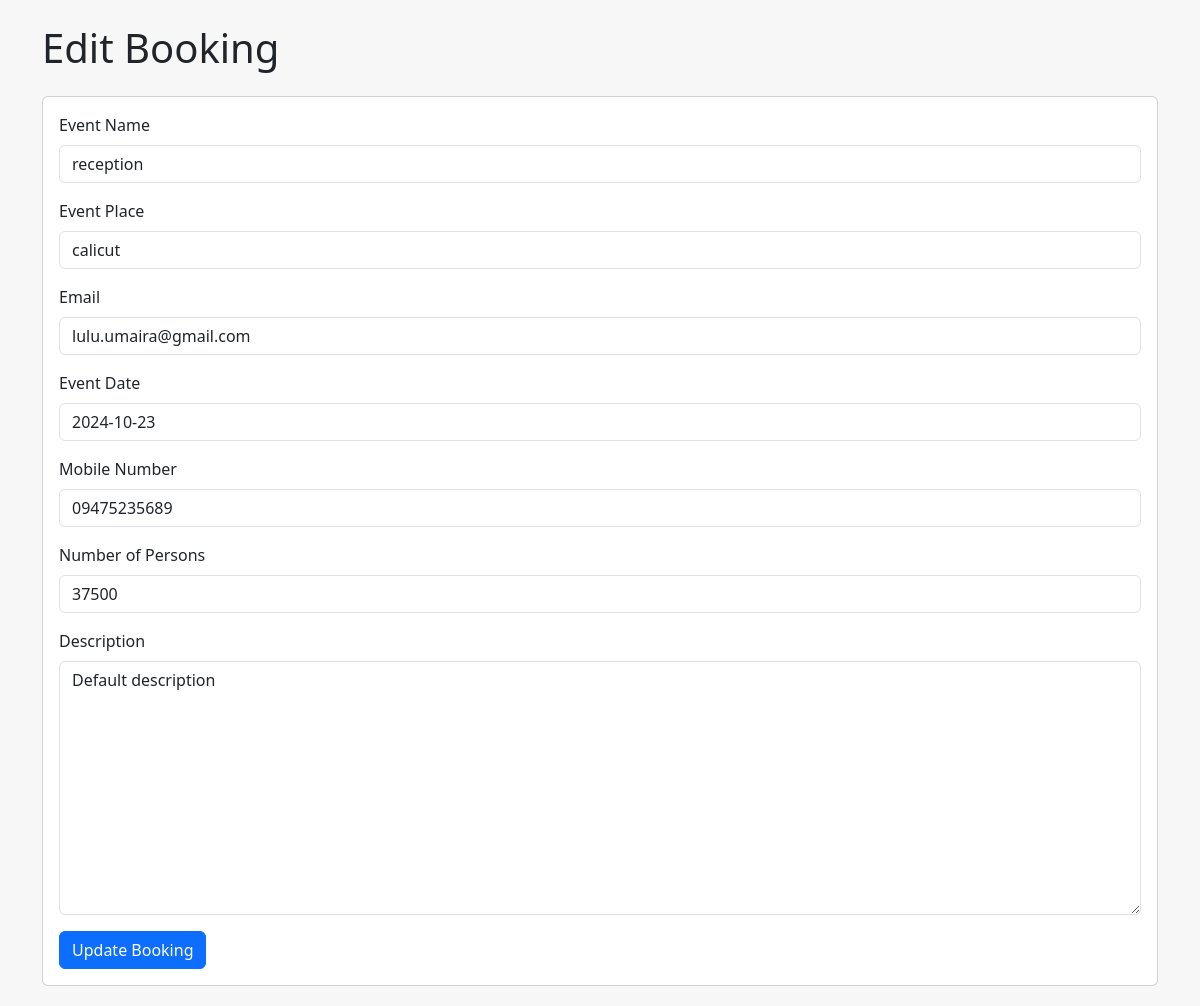
/editbooking/68/ (signed in), run on the app's committed database.
### eventapp/models.py (models this page shows, shortened)
class Booking(models.Model):
    event_name = models.CharField(max_length=255, default='Default Event')
    event_place = models.CharField(max_length=255, default='Default Place')
    email = models.EmailField(default='example@example.com')
    event_date = models.DateField()
    mobile_number = models.CharField(max_length=15, default='')
    number_of_persons = models.PositiveIntegerField(default=1)
    description = models.TextField(default='Default description')
    created_at = models.DateTimeField(default=timezone.now, editable=False)

### eventapp/views.py (the view)
# urls.py: path('editbooking/<int:booking_id>/', views.editbooking, name='editbooking'),
@login_required
@user_passes_test(lambda u: u.is_superuser)
def editbooking(request, booking_id):
    booking = get_object_or_404(Booking, id=booking_id)
    if request.method == 'POST':
        form = BookingForm(request.POST, instance=booking)
        if form.is_valid():
            form.save()
            messages.success(request, 'Booking updated successfully!')
            return redirect('adminhome')
    else:
        form = BookingForm(instance=booking)
    return render(request, 'editbooking.html', {'form': form , 'booking': booking})

### eventapp/forms.py (shortened to what this page needs)
class BookingForm(forms.ModelForm):
    class Meta:
        model = Booking
        fields = ['event_name', 'event_place', 'email', 'event_date', 'mobile_number', 'number_of_persons', 'description']
        widgets = {
            'event_name': forms.TextInput(attrs={'class': 'form-control'}),
            'event_place': forms.TextInput(attrs={'class': 'form-control'}),
            'email': forms.EmailInput(attrs={'class': 'form-control'}),
            'event_date': forms.DateInput(attrs={'class': 'form-control datepicker', 'autocomplete': 'off'}),
            'mobile_number': forms.TextInput(attrs={'class': 'form-control'}),
            'number_of_persons': forms.NumberInput(attrs={'class': 'form-control'}),
            'description': forms.Textarea(attrs={'class': 'form-control'}),
        }

### template/editbooking.html (shortened to what this page needs)
<!DOCTYPE html>
<html lang="en">
<head>
    <link href="https://cdn.jsdelivr.net/npm/bootstrap@5.3.0/dist/css/bootstrap.min.css" rel="stylesheet">
</head>
<body>
    <div class="container">
        <h1 class="my-4">Edit Booking</h1>
        <div class="card">
            <div class="card-body">
                <form method="post" action="{% url 'editbooking' booking.id %}">
                    <div class="mb-3">
                        <label for="id_event_name" class="form-label">Event Name</label>
                        {{ form.event_name }}
                    </div>
                    <div class="mb-3">
                        <label for="id_event_place" class="form-label">Event Place</label>
                        {{ form.event_place }}
                    </div>
                    <div class="mb-3">
                        <label for="id_email" class="form-label">Email</label>
                        {{ form.email }}
                    </div>
                    <div class="mb-3">
                        <label for="id_event_date" class="form-label">Event Date</label>
                        {{ form.event_date }}
                    </div>
                    <div class="mb-3">
                        <label for="id_mobile_number" class="form-label">Mobile Number</label>
                        {{ form.mobile_number }}
                    </div>
                    <div class="mb-3">
                        <label for="id_number_of_persons" class="form-label">Number of Persons</label>
                        {{ form.number_of_persons }}
                    </div>
                    <div class="mb-3">
                        <label for="id_description" class="form-label">Description</label>
                        {{ form.description }}
                    </div>
                    <button type="submit" class="btn btn-primary">Update Booking</button>
                </form>
            </div>
        </div>
    </div>
</body>
</html>

### template/editbooking.html (style rules this page uses)
body { background-color: #f7f7f7; }
.container { margin-top: 20px; }
.card { margin-bottom: 20px; }

### data on the page
Booking: event_name "reception", event_place "calicut", email "lulu.umaira@gmail.com", event_date "2024-10-23", mobile_number "09475235689", number_of_persons "37500", description "Default description"
